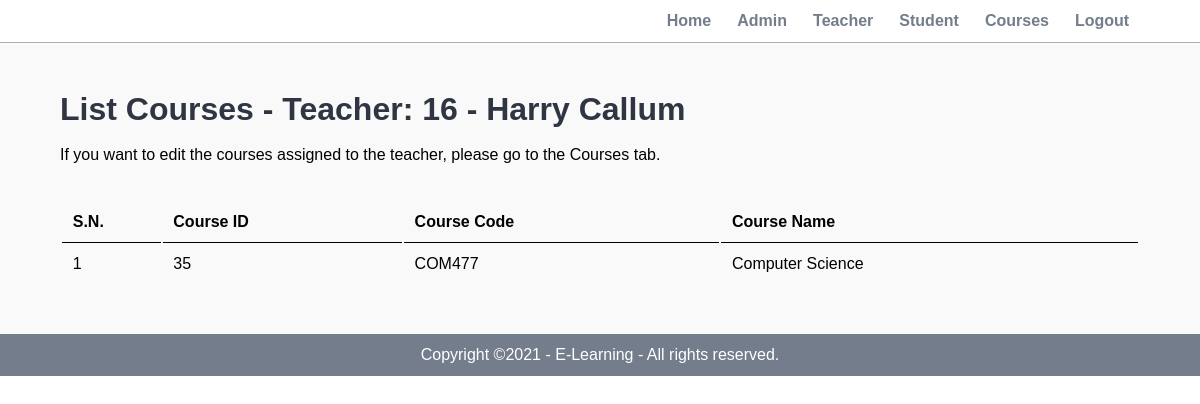
The page /admin/list-teacher-courses.php?id=16&name=Harry Callum (signed in) on the database its author committed.
### tables this page shows
CREATE TABLE `course` (
  `id` int(10) UNSIGNED NOT NULL,
  `code` varchar(50) NOT NULL,
  `course_name` varchar(50) NOT NULL,
  `instructor_id` int(10) NOT NULL
);

### admin/list-teacher-courses.php (the view)
<?php include('partials/menu.php'); ?>
<?php
    $id = $_GET['id'];
    $name = $_GET['name'];
?>
        <div class="main-content">
            <div class="wrapper">
                <h1>List Courses - Teacher: <?php echo $id;?> - <?php echo $name;?></h1>
                <br>
                <p>If you want to edit the courses assigned to the teacher, please go to the Courses tab.</p>
                <br><br>
                <table class="tbl-full">
                    <tr>
                        <th>S.N.</th>
                        <th>Course ID</th>
                        <th>Course Code</th>
                        <th>Course Name</th>
                    </tr>
                    <?php
                        $sql = "SELECT * FROM course WHERE instructor_id='$id'";
                        $res = mysqli_query($conn, $sql);
                        if($res==TRUE){
                            $count = mysqli_num_rows($res);
                            $sn  = 1;
                            if($count > 0){
                                while($rows = mysqli_fetch_assoc($res)){
                                    $id = $rows['id'];
                                    $code = $rows['code'];
                                    $sql2 = "SELECT * FROM course WHERE id='$id'";
                                    $res2 = mysqli_query($conn, $sql2);
                                    $rows2 = mysqli_fetch_assoc($res2);
                                    $course_name = $rows2['course_name'];
                                    ?>
                                    <tr>
                                        <td><?php echo $sn++; ?></td>
                                        <td><?php echo $id; ?></td>
                                        <td><?php echo $code; ?></td>
                                        <td><?php echo $course_name; ?></td>
                                    </tr>
                                    <?php
                                }
                            }else{
                                ?>
                                    <tr>
                                        <td colspan="4">No Course Added</td>
                                    </tr>
                                <?php
                            }
                        }
                    ?>
                </table>
            </div>
        </div>
<?php include('partials/footer.php'); ?>

### css/admin.css (style rules this page uses)
* { margin: 0; padding: 0; font-family: Arial, Helvetica, sans-serif; }
.wrapper { padding: 1%; width: 90%; margin: 0 auto; }
.tbl-full { width: 100%; }
table tr th { border-bottom: 1px solid black; padding: 1%; text-align: left; }
table tr td { padding: 1%; }
.main-content { background-color: #f9f9f9; padding: 3% 0; }
.main-content h1 { color: #2f3542; }

### rows shown on the page
course: id "35", code "COM477", course_name "Computer Science"

### other values the page prints
$id "16"
$name "Harry Callum"
